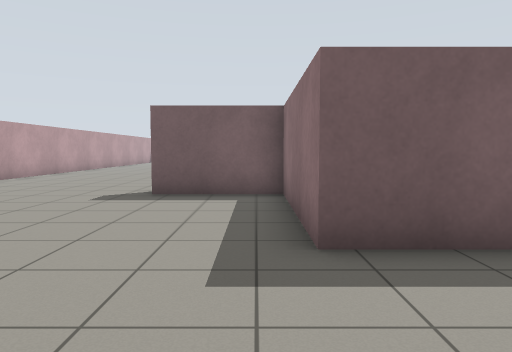
view 1 (above)

24 first-person views from a walk through a Gazebo world. The camera is 1 m above the floor, tilts 4° down and sees 70° across. The floor is counted in squares, 1 m on a side. Each view is taken from the middle of a square. On the plan, view 1 faces up. The plan holds only what a view shows up to about 13 squares ahead; the rest is blank.

view 2
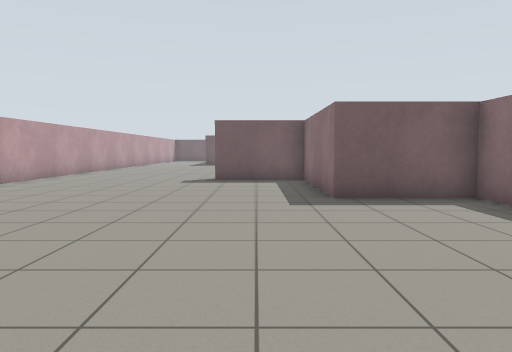

view 3
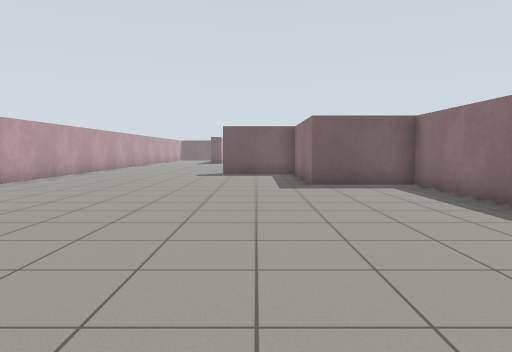

view 4
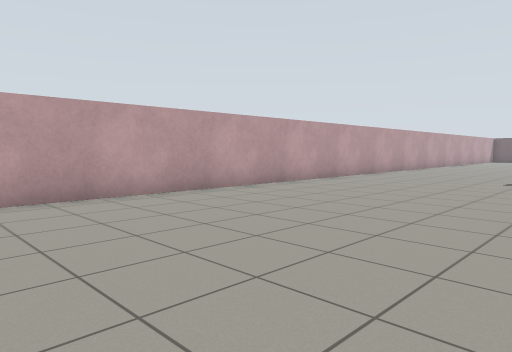

view 5
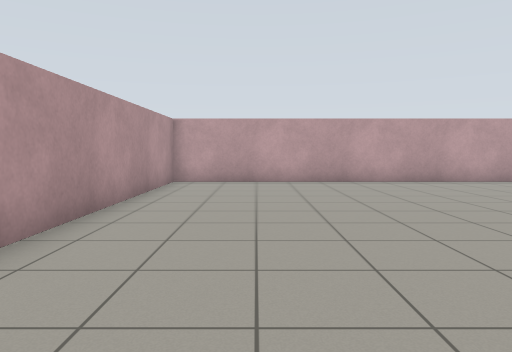

view 6
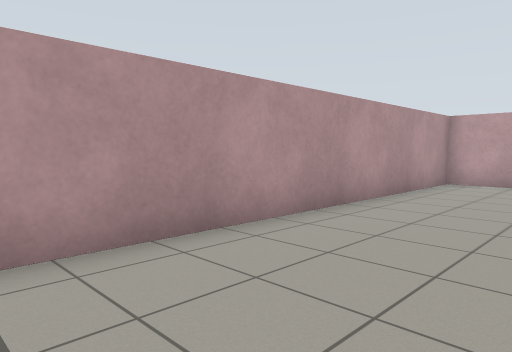

view 7
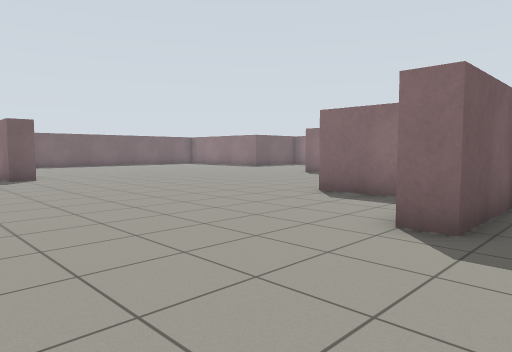

view 8
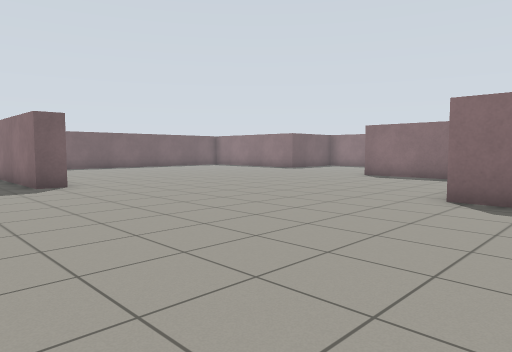

view 9
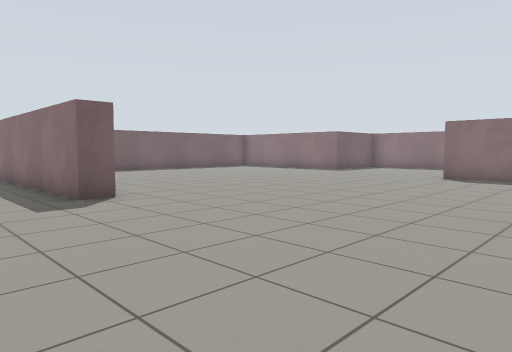

view 10
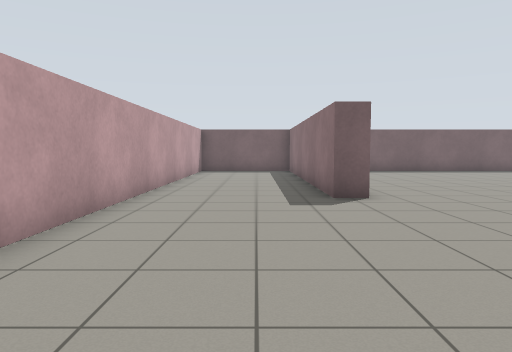

view 11
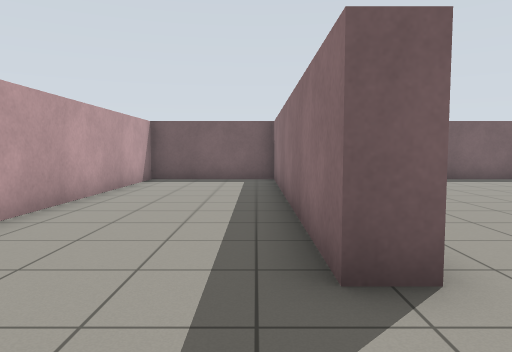

view 12
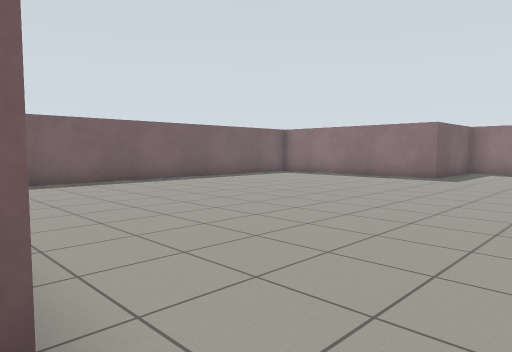

view 13
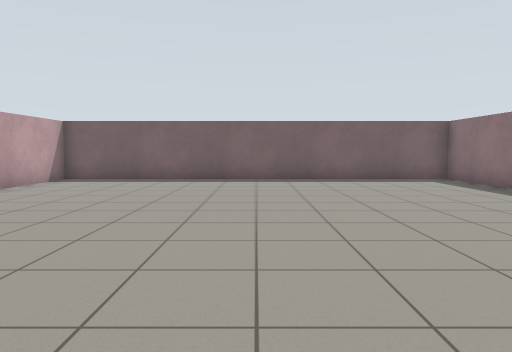

view 14
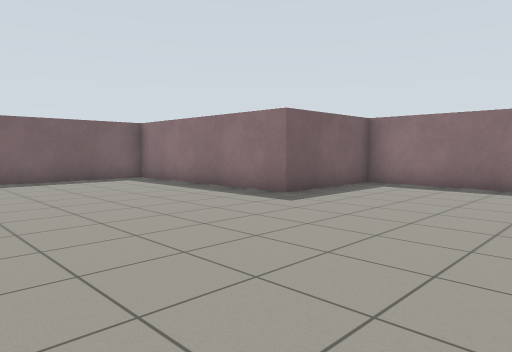

view 15
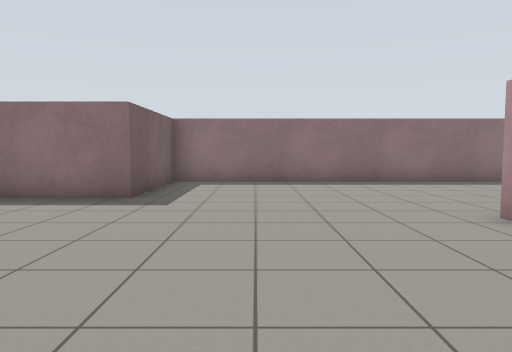

view 16
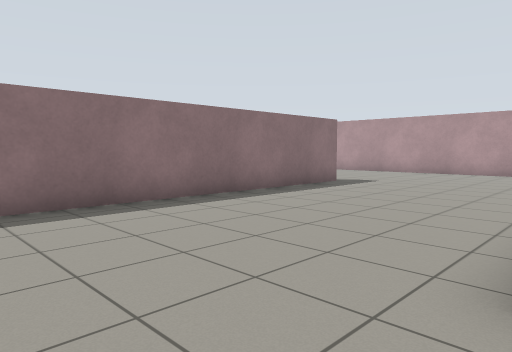

view 17
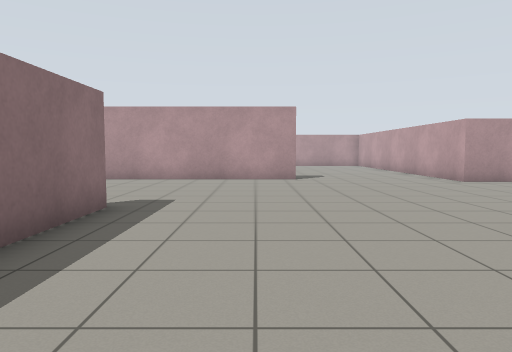

view 18
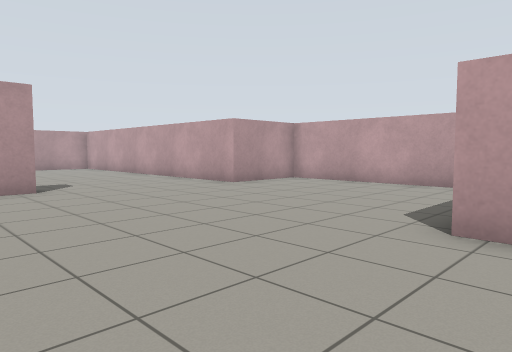

view 19
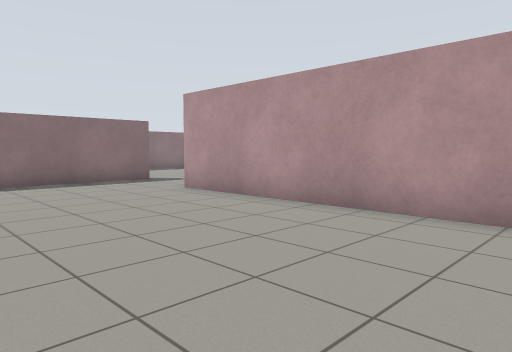

view 20
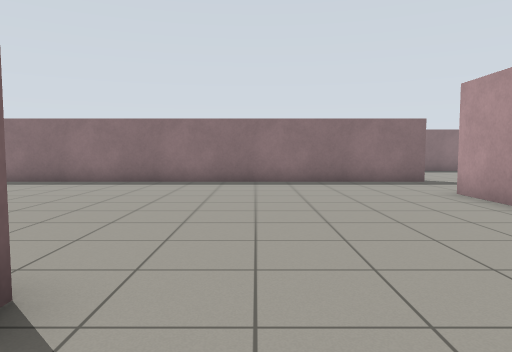

view 21
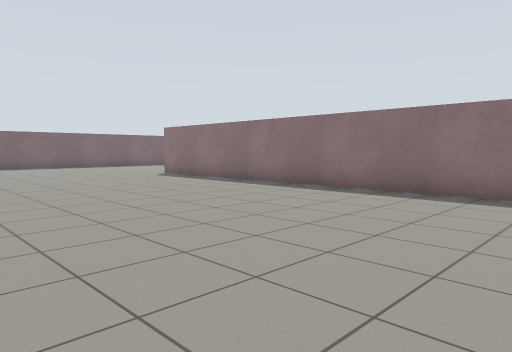

view 22
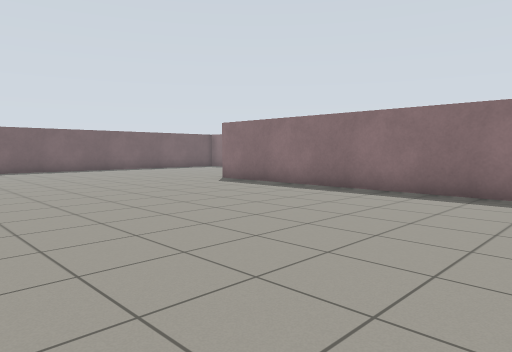

view 23
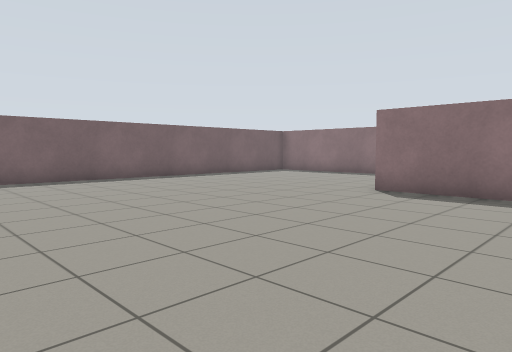

view 24
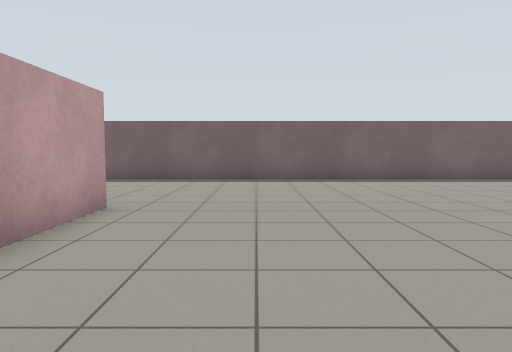

### Floor plan
Points are (right, up) in squares from view 1. A wall is a line through its corners. A room is listed if a view was taken in it or the views show most of it. See-through windows are left out.
Room 1 (views 1, 2, 3, 4, 5, 6, 7, 8, 9, 10, 11, 12, 13, 14, 15, 16, 17, 18, 19, 20, 21, 22, 23, 24)
walls: (7.4, 12.2) (7.4, 11.6); (13.6, 9.6) (13.6, 23.6) (9.6, 23.6) (9.6, 30.6) (-3.6, 30.6) (-3.6, 27.4); (6.6, 14.1) (6.6, 17.4); (9.5, 3.4) (20.4, 3.4); (1.4, 9.9) (1.4, 5.1); (0.6, 10.2) (0.6, 12.4); (2.1, 4.4) (4.4, 4.4) (4.4, 2.1); (3.6, -0.5) (3.6, 3.6) (0.6, 3.6) (0.6, 8.3) (-2.4, 8.3) (-2.4, 9.1); (14.4, 24.4) (14.4, 21.6); (23.6, 2.5) (23.6, 22.4); (-3.5, 20.6) (-4.4, 20.6) (-4.4, 30.6) (-8.6, 30.6) (-8.6, 16.6); (-8.6, 9.1) (-8.6, -7.6) (2.5, -7.6); (-8.6, 13.1) (-8.6, 12.2); (25.9, 30.6) (11.8, 30.6)

Positions as (right, up) in squares from view 1, and headings:
1: (0, 0), facing up
2: (-1, -4), facing up
3: (-1, -7), facing up
4: (-1, -5), facing up-left
5: (3, -5), facing left
6: (3, -4), facing down-left
7: (-7, 7), facing up-right
8: (-7, 10), facing up-right
9: (-7, 13), facing up-right
10: (-6, 13), facing up
11: (-5, 18), facing up
12: (-4, 19), facing up-right
13: (3, 18), facing up
14: (3, 18), facing up-right
15: (2, 21), facing right
16: (7, 20), facing down-right
17: (11, 16), facing down
18: (12, 13), facing down-left
19: (12, 9), facing down-right
20: (12, 8), facing right
21: (15, 8), facing up-right
22: (15, 12), facing up-right
23: (15, 18), facing up-right
24: (17, 18), facing up
